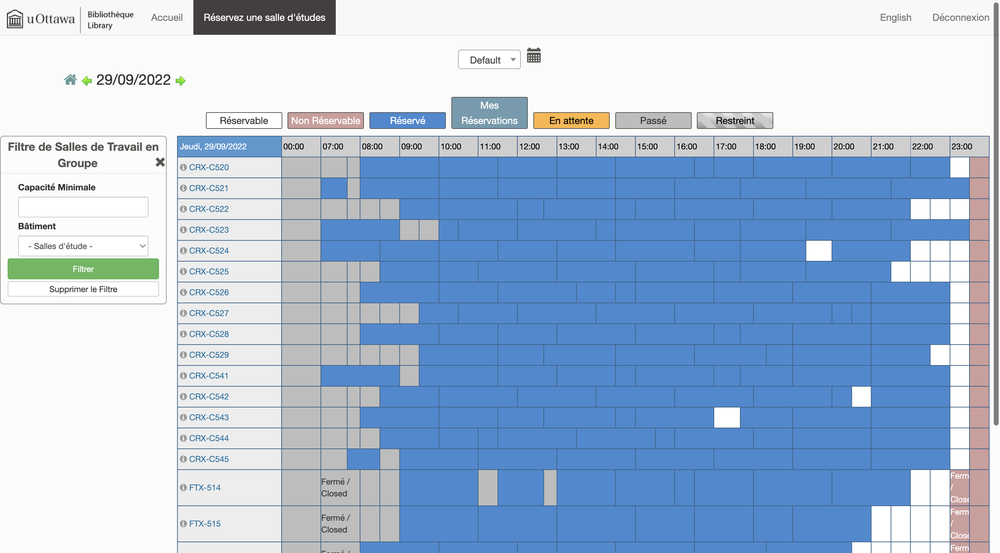
#> input picture SCREEN_IMG.png, 1000 x 553 px, shrunk from 2880 x 1592 before the run
$ python -i TextBot.py   (imports and definitions only)
#> lines starting #> are read from the running program, lines starting #| are printed output that depends on the picture; after the words box and inside, x2 and y2 are one past the last pixel; in counts of white or black regions, pixels touching at a corner belong together
#> further down, picture is the input picture: shape (553, 1000, 3); mean B, G, R 216.1, 189.7, 168.6
from constant import *
import numpy as np
import pytesseract
from pytesseract import Output
import cv2
import math
import time

class TextBot():

    calendarImg = None
    calendarAnalysis = None
    roomNameImg = None
    roomNameAnalysis = None
    roomsName = None
    roomSlot = None
    timeSlot = None
    roomsAvailability = None
    dateCoordinate = None

    # Main methods

    # [57 lines left out: functions analyze, getAllImagePortion, analyzeAllImgPortions, not called in this run]

    def analyzePortion(self, imgPortion, areaImgMatricePosition=None):

        preprocess = self.preprocessDateImg(imgPortion)

        portionAnalysis = pytesseract.image_to_data(preprocess, output_type=Output.DICT)
        portionAnalysis = self.correctPossibleIandTConfusionInAnalysis(portionAnalysis)

        analyzedText = portionAnalysis['text']

        dateId = self.findIdOfDate(analyzedText)

        if dateId == None:
            return -1, None, None, None, None

        correctLeft = 0
        correctTop = 0

        # If we analyze a portion area (ie a portion grid)
        if areaImgMatricePosition != None:

            rowPosition = areaImgMatricePosition[0]
            columnPosition = areaImgMatricePosition[1]

            portionHeight = imgPortion.shape[0]
            portionWidth = imgPortion.shape[1]

            correctTop = portionHeight * (rowPosition)
            correctLeft = portionWidth * (columnPosition)

        left = portionAnalysis['left'][dateId] + correctLeft
        top = portionAnalysis['top'][dateId] + correctTop
        height = portionAnalysis['height'][dateId]
        width = portionAnalysis['width'][dateId]

        boundBox = {'x':{'left':left, 'width':width}, 'y':{'top':top, 'height':height}}

        self.drawAroundBoundingBox(preprocess, boundBox)

        return dateId, left, top, height, width

    # [297 lines left out: functions getRoomAvailability, getAllRoomsAvailability, generateRoomSlot, generateRoomsName, getTimeSlotStatus, getTimeSlot and 8 more, not called in this run]

    def addWidthOffsetToBoundingBox(self, boundBox):

        boundBox['x']['width'] += boundBoxPixelOffset


    # Cropping functions

    # [15 lines left out: function cropCalendarImage, not called in this run]

    def preprocessDateImg(self, img):
            # Preprocess img to upgrade text analysis result for current img capture

            gray = cv2.cvtColor(img, cv2.COLOR_BGR2GRAY)
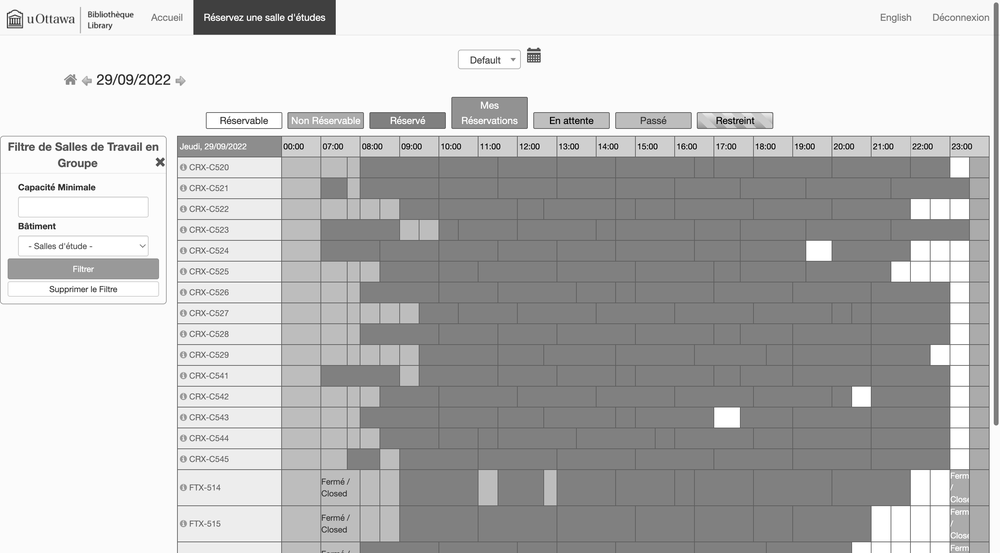
#> gray: shape (553, 1000); min 0, max 255, mean 186.4

            invert = cv2.bitwise_not(gray)
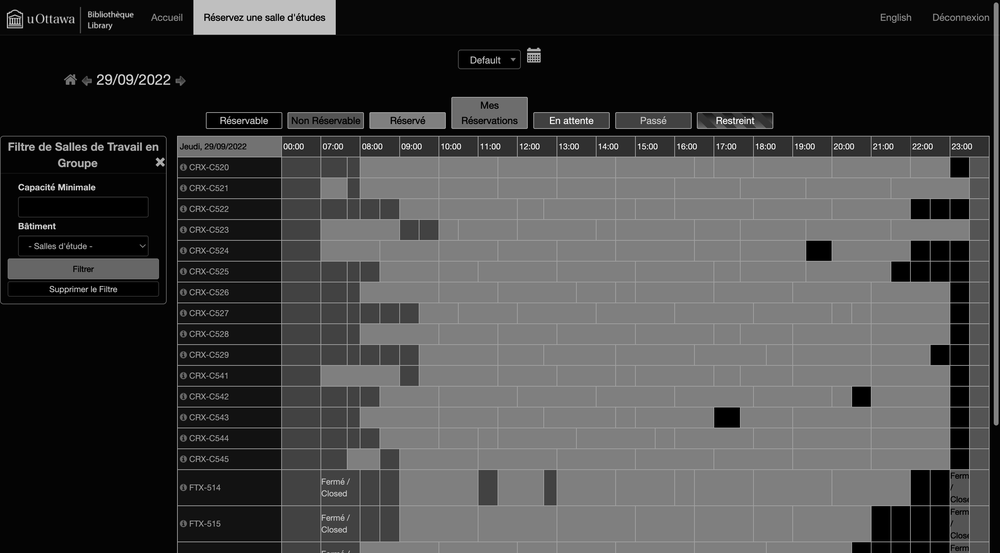
#> invert: shape (553, 1000); min 0, max 255, mean 68.6

            thresh = 90
            max = 255

            th, threshImg = cv2.threshold(invert, thresh, max, cv2.THRESH_BINARY_INV)
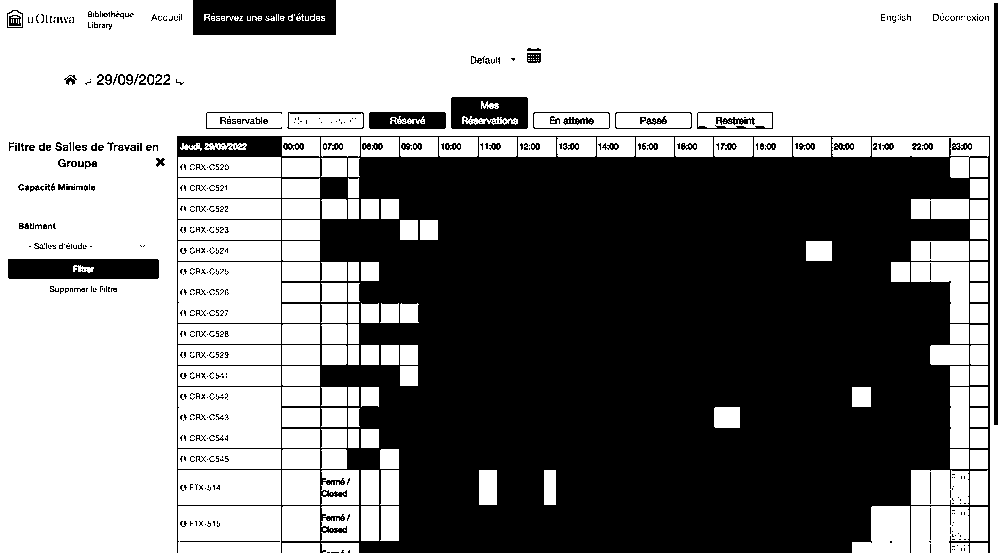
#> threshImg: shape (553, 1000); 54.8% white; 564 black regions (460 under 20 px), largest, box (x1, y1, x2, y2) and area: (177, 136, 990, 553) 229463, (193, 0, 336, 35) 4660, (8, 259, 159, 279) 2913
#> th = 90

            return threshImg

    # [632 lines left out: functions cropImgWithCoordinates, cropRoomName, cropRoomSlotFromImg, cropImgWithBoundingBox, visualizeRoomsAvailability, addAvailabilityTextToRoomSlotImg and 35 more, not called in this run]

    # SETTERS

    def setCalendarImg(self, calendarImg):
        self.calendarImg = calendarImg

    def setRoomNameImg(self, roomNameImg):
        self.roomNameImg = roomNameImg

    def setCalendarAnalysis(self, analysisDict):
        self.calendarAnalysis = analysisDict

    def setRoomNameAnalysis(self, roomNameAnalysis):
        self.roomNameAnalysis = roomNameAnalysis

    def setRoomsName(self, rooms):
        self.roomsName = rooms

    def setTimeSlot(self, timeSlot):
        self.timeSlot = timeSlot

    def setRoomSlot(self, roomSlot):
        self.roomSlot = roomSlot

    def setRoomsAvailability(self, roomsAvailability):
        self.roomsAvailability = roomsAvailability

    # GETTERS

    def getCalendarImg(self):
        return self.calendarImg

    def getRoomNameImg(self):
        return self.roomNameImg

    def getCalendarAnalysis(self):
        return self.calendarAnalysis

    def getRoomNameAnalysis(self):
        return self.roomNameAnalysis

    def getRoomsName(self):
        return self.roomsName

    def getRoomSlot(self):
        return self.roomSlot

>>> import cv2
>>> picture = cv2.imread('SCREEN_IMG.png')
#> (the run stopped early here; a loop or call above may not have finished)
